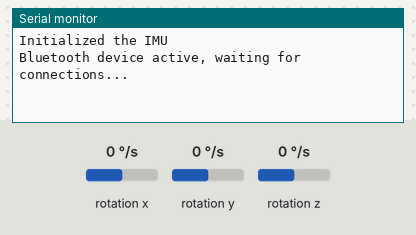
Bench run of a sketch on a simulated Arduino Nano 33 IoT. Shown: the last lines printed to the serial monitor. Inputs (shaded band) come from the test bench; at power-on: rotation y 0 °/s, rotation x 0 °/s, rotation z 0 °/s. Nothing arrives over Bluetooth unless stated.

Above: at 1.2 s.
1.3 s: rotation y set to -192 °/s
At 1.4 s:
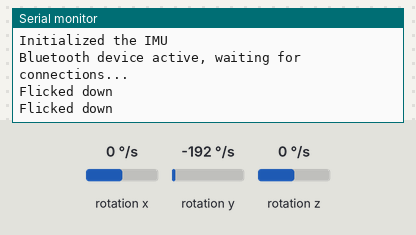
3.2 s: rotation y set to 100 °/s
At 3.25 s:
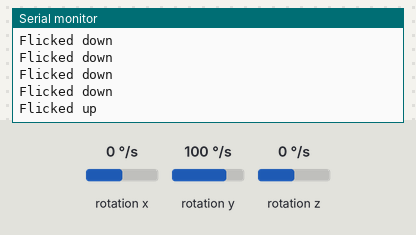

Measured:
- after the input at 1.3 s, the serial monitor: prints a new line at once (image 1)
- after the input at 3.2 s, the serial monitor: prints a new line at once (image 2)

The sketch:

smoon_trial.ino
```cpp
/*
  This code is to read the IMU data through BLE
*/

#include <ArduinoBLE.h>
#include <Arduino_LSM6DS3.h>

const int ledPin = LED_BUILTIN; // set ledPin to on-board LED
const int buttonPin = 4; // set buttonPin to digital pin 4

BLEService imuService("19B10010-E8F2-537E-4F6C-D104768A1214"); // create service

// create button characteristic and allow remote device to get notifications
BLEByteCharacteristic imuCharacteristic("19B10012-E8F2-537E-4F6C-D104768A1214", BLERead | BLENotify);

void setup() {
  //Initialize the IMU
  if (!IMU.begin())
  {
    Serial.println("Failed to initialize IMU!");
    exit(1);
  }
  Serial.println("Initialized the IMU");

  //Initialize the Bluetooth
  Serial.begin(9600);
  while (!Serial);

  //pinMode(ledPin, OUTPUT); // use the LED as an output
  //pinMode(buttonPin, INPUT); // use button pin as an input

  // begin initialization
  if (!BLE.begin()) {
    Serial.println("starting BLE failed!");

    while (1);
  }

  // set the local name peripheral advertises
  BLE.setLocalName("smoon");
  // set the UUID for the service this peripheral advertises:
  BLE.setAdvertisedService(imuService);

  // add the characteristics to the service
  imuService.addCharacteristic(imuCharacteristic);


  // add the service
  BLE.addService(imuService);

  imuCharacteristic.writeValue(0);
  // buttonCharacteristic.writeValue(0);

  // start advertising
  BLE.advertise();

  Serial.println("Bluetooth device active, waiting for connections...");
}

void loop() {
  // poll for BLE events
  BLE.poll();
float x, y, z, delta = 10;

  if (IMU.gyroscopeAvailable())
  {
    IMU.readGyroscope(x, y, z);

    if(y < -delta)
    {
      Serial.println("Flicked down");
      imuCharacteristic.writeValue(y);
    }
    else if(y > delta)
    {
      Serial.println("Flicked up");
      imuCharacteristic.writeValue(y);
    }
  }
  delay(50);


}
```
